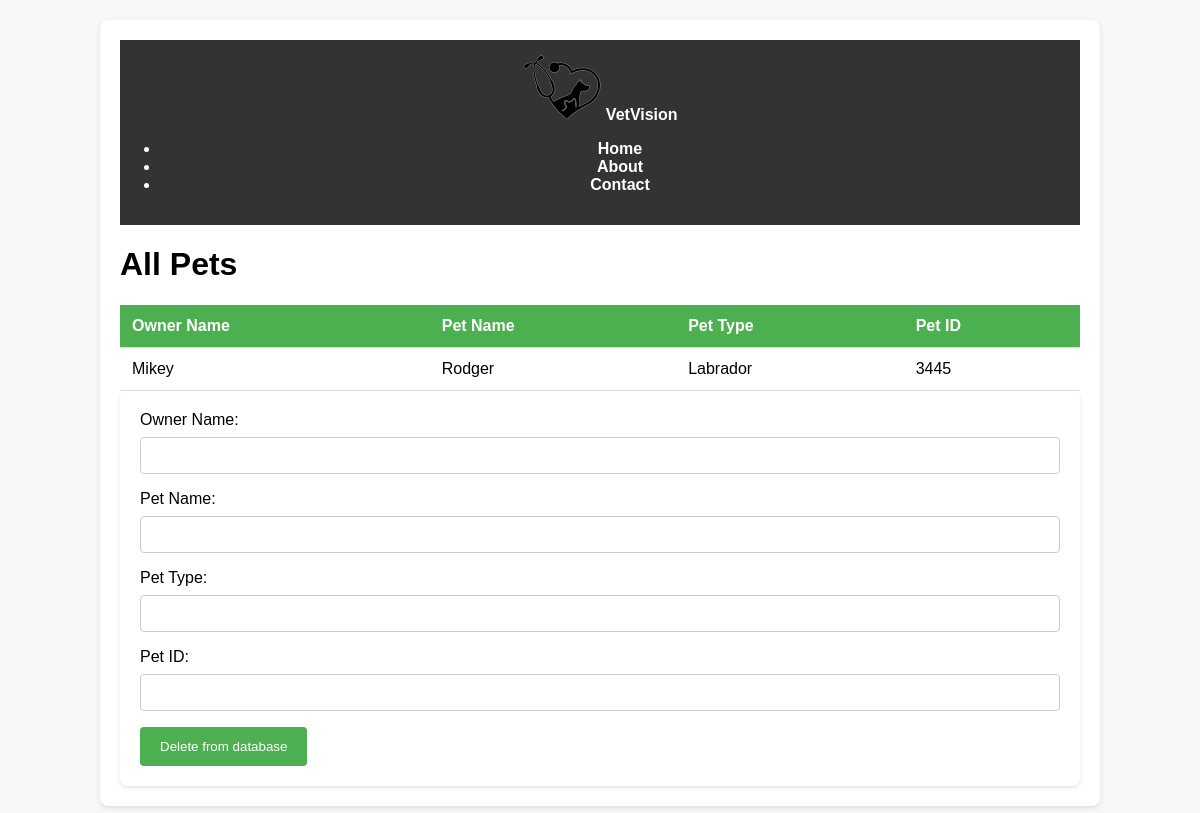
Before: /all_pets (signed in) with the older database file.
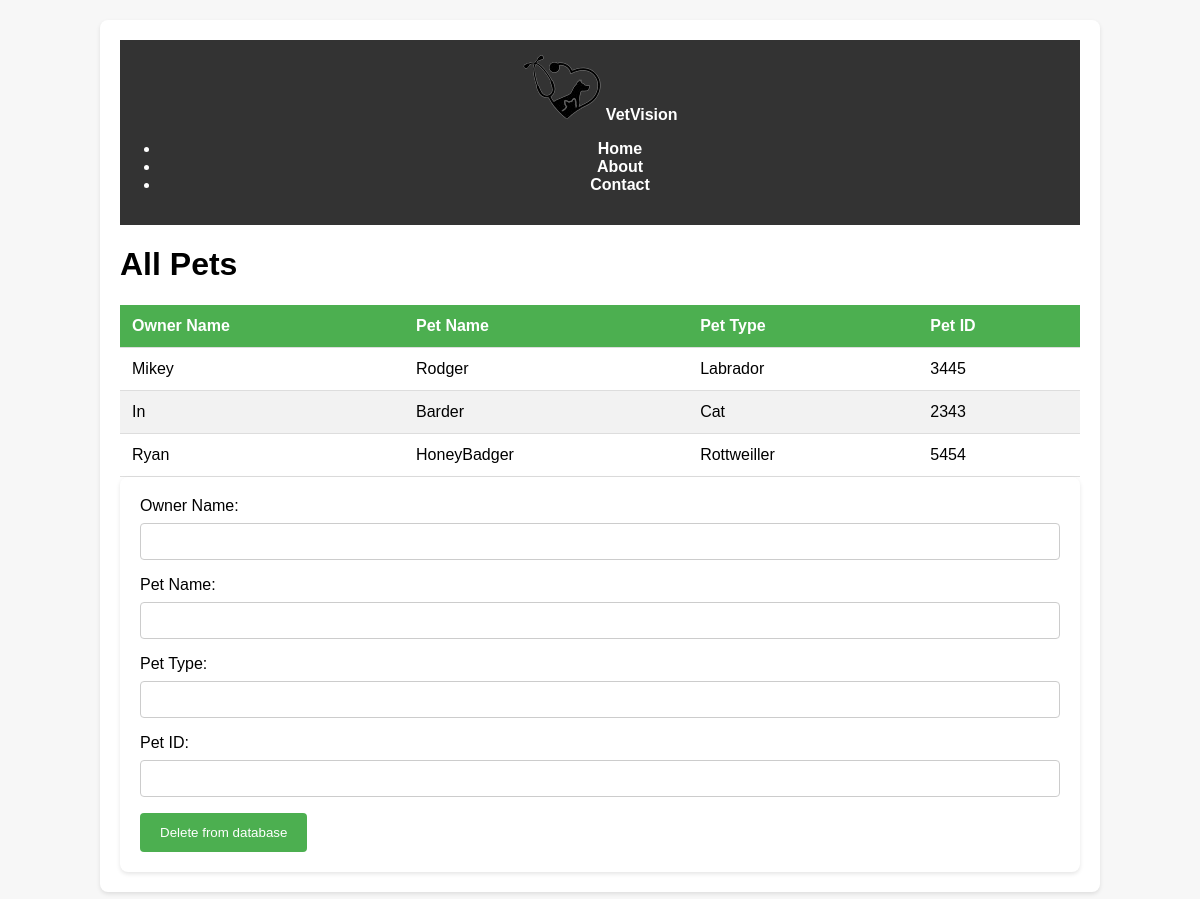
After: the same page with the newer database file.
### tables this page shows
CREATE TABLE "pets" (
  owner_name TEXT,
  pet_name TEXT,
  pet_type TEXT,
  pet_id INTEGER
);

### app.py (the view, shortened to what this page needs)
@app.route('/all_pets', methods=['GET', 'POST'])
def all_pets():
    if 'logged_in' not in session:
        return redirect(url_for('login'))
    db = get_pet_db()
    cursor = db.cursor()
    if request.method == 'GET':
        cursor.execute("SELECT * FROM pets")
        pets = cursor.fetchall()
        return render_template("all_pets.html", pets=pets)

### app.py (called while the page is built)
def get_pet_db():
    if 'db' not in g:
        g.db = sql.connect(db_pets)
    return g.db

@app.teardown_appcontext
def close_connection(exception):
    db = g.pop('db', None)
    if db is not None:
        db.close()

### templates/all_pets.html (shortened to what this page needs)
<!DOCTYPE html>
<html>
<head>
  <link rel="stylesheet" href="{{ url_for('static', filename='all_pets.css') }}">
</head>
<body>
  <div class="container">
    <header class="header">
      <img src="../static/logo.png" alt="">
      <a class="logo" href="/">VetVision</a>
      <ul class="menu">
        <li><a href="/" class="link link-theme link-arrow">Home</a></li>
        <li><a href="#" class="link link-theme link-arrow">About</a></li>
        <li><a href="#" class="link link-theme link-arrow">Contact</a></li>
      </ul>
    </header>
    <h1>All Pets</h1>
    <div class="table-container">
      <table class="table">
        <thead>
          <tr>
            <th>Owner Name</th>
            <th>Pet Name</th>
            <th>Pet Type</th>
            <th>Pet ID</th>
          </tr>
        </thead>
        <tbody>
          {% for pet in pets %}
            <tr>
              <td>{{ pet[0] }}</td>
              <td>{{ pet[1] }}</td>
              <td>{{ pet[2] }}</td>
              <td>{{ pet[3] }}</td>
            </tr>
          {% endfor %}
        </tbody>
      </table>
    </div>
    <div class="form-container">
      <form method="POST">
        <label for="owner_name_delete">Owner Name:</label>
        <input type="text" id="owner_name" name="owner_name_delete" required>
        <br>
        <label for="pet_name">Pet Name:</label>
        <input type="text" id="pet_name" name="pet_name_delete" required>
        <br>
        <label for="pet_type">Pet Type:</label>
        <input type="text" id="pet_type" name="pet_type_delete" required>
        <br>
        <label for="pet_id">Pet ID:</label>
        <input type="text" id="pet_id" name="pet_id" required>
        <br>
        <button type="submit">Delete from database</button>
      </form>
    </div>
  </div>
</body>
</html>

### static/all_pets.css (style rules this page uses)
body { font-family: 'Arial', sans-serif; margin: 0; padding: 0; background-color: #f7f7f7; }
.container { max-width: 960px; margin: 20px auto; padding: 20px; background-color: #fff; border-radius: 8px; box-shadow: 0 2px 4px rgba(0, 0, 0, 0.1); }
.header { background-color: #333; color: #fff; padding: 15px 0; text-align: center; }
.header a { color: #fff; text-decoration: none; font-weight: bold; }
.table { width: 100%; border-collapse: collapse; }
.table th, .table td { padding: 12px; text-align: left; border-bottom: 1px solid #ddd; }
.table th { background-color: #4CAF50; color: white; }
.table tbody tr:nth-child(even) { background-color: #f2f2f2; }
.form-container { background-color: #fff; border-radius: 8px; overflow: hidden; box-shadow: 0 2px 4px rgba(0, 0, 0, 0.1); padding: 20px; }
.form-container label { display: block; margin-bottom: 8px; }
.form-container input[type="text"] { width: calc(100% - 22px); padding: 10px; margin-bottom: 16px; border: 1px solid #ccc; border-radius: 4px; }
.form-container button { background-color: #4CAF50; color: white; padding: 12px 20px; border: none; border-radius: 4px; cursor: pointer; transition: background-color 0.3s ease; }

Changed rows visible on the page:
added pets: owner_name "In", pet_name "Barder", pet_type "Cat", pet "2343"
added pets: owner_name "Ryan", pet_name "HoneyBadger", pet_type "Rottweiller", pet "5454"
